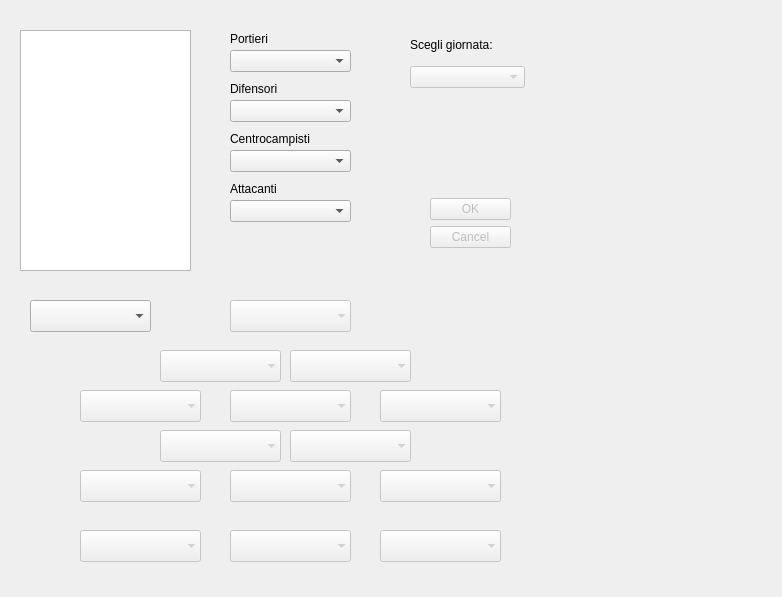
<?xml version="1.0" encoding="UTF-8"?>
<ui version="4.0">
 <class>Formazione</class>
 <widget class="QDialog" name="Formazione">
  <property name="geometry">
   <rect>
    <x>0</x>
    <y>0</y>
    <width>782</width>
    <height>597</height>
   </rect>
  </property>
  <property name="windowTitle">
   <string>Inserisci formazione</string>
  </property>
  <widget class="QDialogButtonBox" name="buttonBox">
   <property name="enabled">
    <bool>false</bool>
   </property>
   <property name="geometry">
    <rect>
     <x>430</x>
     <y>198</y>
     <width>81</width>
     <height>63</height>
    </rect>
   </property>
   <property name="orientation">
    <enum>Qt::Vertical</enum>
   </property>
   <property name="standardButtons">
    <set>QDialogButtonBox::Cancel|QDialogButtonBox::Ok</set>
   </property>
  </widget>
  <widget class="QTextEdit" name="textFormazione">
   <property name="geometry">
    <rect>
     <x>20</x>
     <y>30</y>
     <width>171</width>
     <height>241</height>
    </rect>
   </property>
  </widget>
  <widget class="QComboBox" name="comboPortieri">
   <property name="geometry">
    <rect>
     <x>230</x>
     <y>50</y>
     <width>121</width>
     <height>22</height>
    </rect>
   </property>
  </widget>
  <widget class="QComboBox" name="comboDifensori">
   <property name="geometry">
    <rect>
     <x>230</x>
     <y>100</y>
     <width>121</width>
     <height>22</height>
    </rect>
   </property>
  </widget>
  <widget class="QComboBox" name="comboCentrocampisti">
   <property name="geometry">
    <rect>
     <x>230</x>
     <y>150</y>
     <width>121</width>
     <height>22</height>
    </rect>
   </property>
  </widget>
  <widget class="QComboBox" name="comboAttaccanti">
   <property name="geometry">
    <rect>
     <x>230</x>
     <y>200</y>
     <width>121</width>
     <height>22</height>
    </rect>
   </property>
  </widget>
  <widget class="QLabel" name="labelDi">
   <property name="geometry">
    <rect>
     <x>230</x>
     <y>80</y>
     <width>101</width>
     <height>18</height>
    </rect>
   </property>
   <property name="text">
    <string>Difensori</string>
   </property>
  </widget>
  <widget class="QLabel" name="labelCe">
   <property name="geometry">
    <rect>
     <x>230</x>
     <y>130</y>
     <width>121</width>
     <height>18</height>
    </rect>
   </property>
   <property name="text">
    <string>Centrocampisti</string>
   </property>
  </widget>
  <widget class="QLabel" name="labelAt">
   <property name="geometry">
    <rect>
     <x>230</x>
     <y>180</y>
     <width>111</width>
     <height>18</height>
    </rect>
   </property>
   <property name="text">
    <string>Attacanti</string>
   </property>
  </widget>
  <widget class="QLabel" name="labelPo">
   <property name="geometry">
    <rect>
     <x>230</x>
     <y>30</y>
     <width>91</width>
     <height>18</height>
    </rect>
   </property>
   <property name="text">
    <string>Portieri</string>
   </property>
  </widget>
  <widget class="QWidget" name="layoutWidget">
   <property name="geometry">
    <rect>
     <x>410</x>
     <y>30</y>
     <width>115</width>
     <height>58</height>
    </rect>
   </property>
   <layout class="QVBoxLayout">
    <item>
     <widget class="QLabel" name="label_5">
      <property name="text">
       <string>Scegli giornata:</string>
      </property>
     </widget>
    </item>
    <item>
     <widget class="QComboBox" name="giornataCombo">
      <property name="enabled">
       <bool>false</bool>
      </property>
     </widget>
    </item>
   </layout>
  </widget>
  <widget class="QComboBox" name="comboBoxModulo">
   <property name="geometry">
    <rect>
     <x>30</x>
     <y>300</y>
     <width>121</width>
     <height>32</height>
    </rect>
   </property>
  </widget>
  <widget class="QComboBox" name="comboBoxPortiere">
   <property name="enabled">
    <bool>false</bool>
   </property>
   <property name="geometry">
    <rect>
     <x>230</x>
     <y>300</y>
     <width>121</width>
     <height>32</height>
    </rect>
   </property>
   <property name="editable">
    <bool>false</bool>
   </property>
   <property name="frame">
    <bool>false</bool>
   </property>
  </widget>
  <widget class="QComboBox" name="comboBoxDifensoreDx">
   <property name="enabled">
    <bool>false</bool>
   </property>
   <property name="geometry">
    <rect>
     <x>80</x>
     <y>390</y>
     <width>121</width>
     <height>32</height>
    </rect>
   </property>
   <property name="editable">
    <bool>false</bool>
   </property>
   <property name="frame">
    <bool>false</bool>
   </property>
  </widget>
  <widget class="QComboBox" name="comboBoxDifensoreCx1">
   <property name="enabled">
    <bool>false</bool>
   </property>
   <property name="geometry">
    <rect>
     <x>160</x>
     <y>350</y>
     <width>121</width>
     <height>32</height>
    </rect>
   </property>
   <property name="editable">
    <bool>false</bool>
   </property>
   <property name="frame">
    <bool>false</bool>
   </property>
  </widget>
  <widget class="QComboBox" name="comboBoxDifensoreCx2">
   <property name="enabled">
    <bool>false</bool>
   </property>
   <property name="geometry">
    <rect>
     <x>290</x>
     <y>350</y>
     <width>121</width>
     <height>32</height>
    </rect>
   </property>
   <property name="editable">
    <bool>false</bool>
   </property>
   <property name="frame">
    <bool>false</bool>
   </property>
  </widget>
  <widget class="QComboBox" name="comboBoxDifensoreCx3">
   <property name="enabled">
    <bool>false</bool>
   </property>
   <property name="geometry">
    <rect>
     <x>230</x>
     <y>390</y>
     <width>121</width>
     <height>32</height>
    </rect>
   </property>
   <property name="editable">
    <bool>false</bool>
   </property>
   <property name="frame">
    <bool>false</bool>
   </property>
  </widget>
  <widget class="QComboBox" name="comboBoxDifensoreSx">
   <property name="enabled">
    <bool>false</bool>
   </property>
   <property name="geometry">
    <rect>
     <x>380</x>
     <y>390</y>
     <width>121</width>
     <height>32</height>
    </rect>
   </property>
   <property name="editable">
    <bool>false</bool>
   </property>
   <property name="frame">
    <bool>false</bool>
   </property>
  </widget>
  <widget class="QComboBox" name="comboBoxCentrocampistaSx">
   <property name="enabled">
    <bool>false</bool>
   </property>
   <property name="geometry">
    <rect>
     <x>380</x>
     <y>470</y>
     <width>121</width>
     <height>32</height>
    </rect>
   </property>
   <property name="editable">
    <bool>false</bool>
   </property>
   <property name="frame">
    <bool>false</bool>
   </property>
  </widget>
  <widget class="QComboBox" name="comboBoxCentrocampistaCx3">
   <property name="enabled">
    <bool>false</bool>
   </property>
   <property name="geometry">
    <rect>
     <x>230</x>
     <y>470</y>
     <width>121</width>
     <height>32</height>
    </rect>
   </property>
   <property name="editable">
    <bool>false</bool>
   </property>
   <property name="frame">
    <bool>false</bool>
   </property>
  </widget>
  <widget class="QComboBox" name="comboBoxCentrocampistaDx">
   <property name="enabled">
    <bool>false</bool>
   </property>
   <property name="geometry">
    <rect>
     <x>80</x>
     <y>470</y>
     <width>121</width>
     <height>32</height>
    </rect>
   </property>
   <property name="editable">
    <bool>false</bool>
   </property>
   <property name="frame">
    <bool>false</bool>
   </property>
  </widget>
  <widget class="QComboBox" name="comboBoxCentrocampistaCx2">
   <property name="enabled">
    <bool>false</bool>
   </property>
   <property name="geometry">
    <rect>
     <x>290</x>
     <y>430</y>
     <width>121</width>
     <height>32</height>
    </rect>
   </property>
   <property name="editable">
    <bool>false</bool>
   </property>
   <property name="frame">
    <bool>false</bool>
   </property>
  </widget>
  <widget class="QComboBox" name="comboBoxCentrocampistaCx1">
   <property name="enabled">
    <bool>false</bool>
   </property>
   <property name="geometry">
    <rect>
     <x>160</x>
     <y>430</y>
     <width>121</width>
     <height>32</height>
    </rect>
   </property>
   <property name="editable">
    <bool>false</bool>
   </property>
   <property name="frame">
    <bool>false</bool>
   </property>
  </widget>
  <widget class="QComboBox" name="comboBoxAttaccanteCx">
   <property name="enabled">
    <bool>false</bool>
   </property>
   <property name="geometry">
    <rect>
     <x>230</x>
     <y>530</y>
     <width>121</width>
     <height>32</height>
    </rect>
   </property>
   <property name="editable">
    <bool>false</bool>
   </property>
   <property name="frame">
    <bool>false</bool>
   </property>
  </widget>
  <widget class="QComboBox" name="comboBoxAttaccanteDx">
   <property name="enabled">
    <bool>false</bool>
   </property>
   <property name="geometry">
    <rect>
     <x>80</x>
     <y>530</y>
     <width>121</width>
     <height>32</height>
    </rect>
   </property>
   <property name="editable">
    <bool>false</bool>
   </property>
   <property name="frame">
    <bool>false</bool>
   </property>
  </widget>
  <widget class="QComboBox" name="comboBoxAttaccanteSx">
   <property name="enabled">
    <bool>false</bool>
   </property>
   <property name="geometry">
    <rect>
     <x>380</x>
     <y>530</y>
     <width>121</width>
     <height>32</height>
    </rect>
   </property>
   <property name="editable">
    <bool>false</bool>
   </property>
   <property name="frame">
    <bool>false</bool>
   </property>
  </widget>
 </widget>
 <resources/>
 <connections>
  <connection>
   <sender>buttonBox</sender>
   <signal>accepted()</signal>
   <receiver>Formazione</receiver>
   <slot>accept()</slot>
   <hints>
    <hint type="sourcelabel">
     <x>248</x>
     <y>254</y>
    </hint>
    <hint type="destinationlabel">
     <x>157</x>
     <y>274</y>
    </hint>
   </hints>
  </connection>
  <connection>
   <sender>buttonBox</sender>
   <signal>rejected()</signal>
   <receiver>Formazione</receiver>
   <slot>reject()</slot>
   <hints>
    <hint type="sourcelabel">
     <x>316</x>
     <y>260</y>
    </hint>
    <hint type="destinationlabel">
     <x>286</x>
     <y>274</y>
    </hint>
   </hints>
  </connection>
  <connection>
   <sender>comboPortieri</sender>
   <signal>activated(QString)</signal>
   <receiver>textFormazione</receiver>
   <slot>append(QString)</slot>
   <hints>
    <hint type="sourcelabel">
     <x>262</x>
     <y>62</y>
    </hint>
    <hint type="destinationlabel">
     <x>96</x>
     <y>93</y>
    </hint>
   </hints>
  </connection>
  <connection>
   <sender>comboDifensori</sender>
   <signal>activated(QString)</signal>
   <receiver>textFormazione</receiver>
   <slot>append(QString)</slot>
   <hints>
    <hint type="sourcelabel">
     <x>283</x>
     <y>115</y>
    </hint>
    <hint type="destinationlabel">
     <x>102</x>
     <y>145</y>
    </hint>
   </hints>
  </connection>
  <connection>
   <sender>comboCentrocampisti</sender>
   <signal>activated(QString)</signal>
   <receiver>textFormazione</receiver>
   <slot>append(QString)</slot>
   <hints>
    <hint type="sourcelabel">
     <x>258</x>
     <y>160</y>
    </hint>
    <hint type="destinationlabel">
     <x>95</x>
     <y>174</y>
    </hint>
   </hints>
  </connection>
  <connection>
   <sender>comboAttaccanti</sender>
   <signal>activated(QString)</signal>
   <receiver>textFormazione</receiver>
   <slot>append(QString)</slot>
   <hints>
    <hint type="sourcelabel">
     <x>285</x>
     <y>211</y>
    </hint>
    <hint type="destinationlabel">
     <x>102</x>
     <y>217</y>
    </hint>
   </hints>
  </connection>
 </connections>
</ui>
